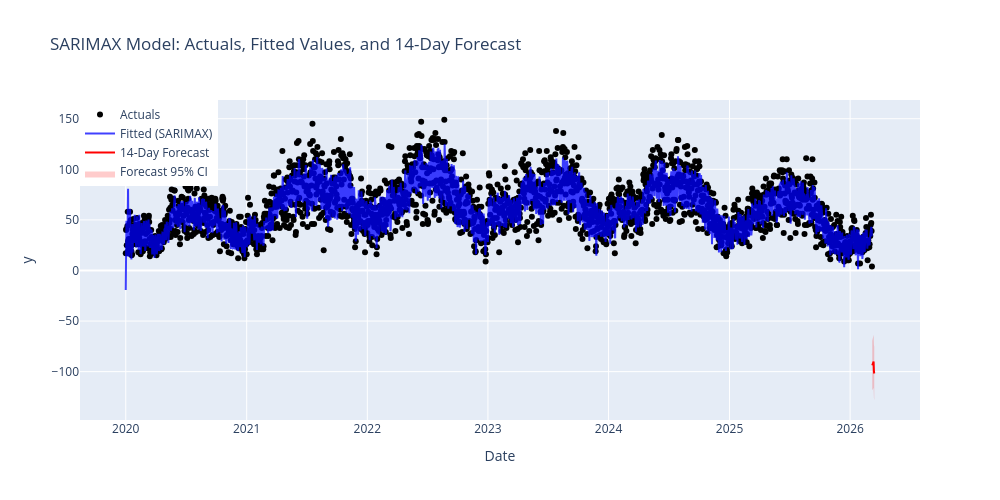

Here is the notebook cell this chart was saved with:
### Code cell
import plotly.graph_objects as go

# Create figure
fig = go.Figure()

# Actuals as circles
fig.add_trace(go.Scatter(
    x=rs['ds'],
    y=rs['y'],
    mode='markers',  # dots only
    name='Actuals',
    marker=dict(color='black', size=6)
))

# Fitted values as line
fig.add_trace(go.Scatter(
    x=rs['ds'],
    y=sarimax_model.fittedvalues,
    mode='lines',
    name='Fitted (SARIMAX)',
    line=dict(color='blue', width=2),
    opacity=0.75
))

# Forecast as line
fig.add_trace(go.Scatter(
    x=forecast_df['ds'],
    y=forecast_df['forecast'],
    mode='lines',
    name='14-Day Forecast',
    line=dict(color='red', width=2)
))

# Forecast confidence interval as filled area
fig.add_trace(go.Scatter(
    x=list(forecast_df['ds']) + list(forecast_df['ds'][::-1]),
    y=list(forecast_df['upper_ci']) + list(forecast_df['lower_ci'][::-1]),
    fill='toself',
    fillcolor='rgba(255,0,0,0.2)',
    line=dict(color='rgba(255,255,255,0)'),
    hoverinfo="skip",
    showlegend=True,
    name='Forecast 95% CI'
))

# Layout
fig.update_layout(
    title='SARIMAX Model: Actuals, Fitted Values, and 14-Day Forecast',
    xaxis_title='Date',
    yaxis_title='y',
    legend=dict(x=0, y=1),
    hovermode='x unified',
    width=1000,
    height=500
)

fig.show()

### Figure 1 — Plotly figure (JSON) as saved in the notebook; plotly's stock layout.template omitted (floating-point values rounded to 4 significant figures; data arrays with more than 128 entries replaced by an {"elided": "..."} marker saying what was removed)
{"data": [{"marker": {"color": "black", "size": 6}, "mode": "markers", "name": "Actuals", "type": "scatter", "x": {"elided": "2259 str values"}, "y": {"elided": "2259 int values"}}, {"line": {"color": "blue", "width": 2}, "mode": "lines", "name": "Fitted (SARIMAX)", "opacity": 0.75, "type": "scatter", "x": {"elided": "2259 str values"}, "y": {"elided": "2259 float values"}}, {"line": {"color": "red", "width": 2}, "mode": "lines", "name": "14-Day Forecast", "type": "scatter", "x": ["2026-03-09T00:00:00", "2026-03-10T00:00:00", "2026-03-11T00:00:00", "2026-03-12T00:00:00", "2026-03-13T00:00:00", "2026-03-14T00:00:00", "2026-03-15T00:00:00"], "y": [-93.87, -91.63, -90.04, -90.53, -89.95, -99.77, -101.8]}, {"fill": "toself", "fillcolor": "rgba(255,0,0,0.2)", "hoverinfo": "skip", "line": {"color": "rgba(255,255,255,0)"}, "name": "Forecast 95% CI", "showlegend": true, "type": "scatter", "x": ["2026-03-09T00:00:00", "2026-03-10T00:00:00", "2026-03-11T00:00:00", "2026-03-12T00:00:00", "2026-03-13T00:00:00", "2026-03-14T00:00:00", "2026-03-15T00:00:00", "2026-03-15T00:00:00", "2026-03-14T00:00:00", "2026-03-13T00:00:00", "2026-03-12T00:00:00", "2026-03-11T00:00:00", "2026-03-10T00:00:00", "2026-03-09T00:00:00"], "y": [-69.36, -66.08, -63.98, -64.3, -63.61, -73.36, -75.34, -128.3, -126.2, -116.3, -116.8, -116.1, -117.2, -118.4]}], "layout": {"height": 500, "hovermode": "x unified", "legend": {"x": 0, "y": 1}, "title": {"text": "SARIMAX Model: Actuals, Fitted Values, and 14-Day Forecast"}, "width": 1000, "xaxis": {"title": {"text": "Date"}}, "yaxis": {"title": {"text": "y"}}}}
